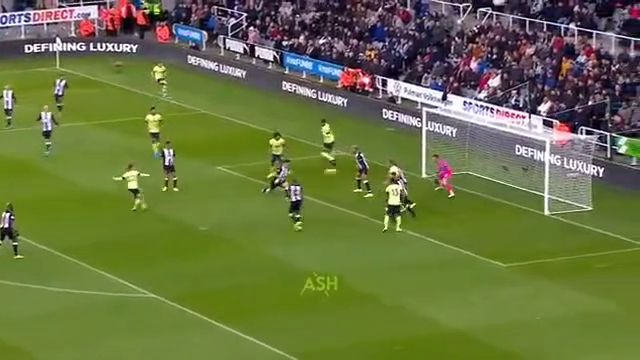
#> input picture frame 50 of sportss.mp4, 640 x 360 px
$ python sports.py
#> lines starting #> are read from the running program, lines starting #| are printed output that depends on the picture; after the words box and inside, x2 and y2 are one past the last pixel; in counts of white or black regions, pixels touching at a corner belong together
import cv2
import numpy as np

# Initialize video capture
video_path = "sportss.mp4"  # Replace with 0 for webcam or video file path
cap = cv2.VideoCapture(video_path)

# Define color range for player tracking (e.g., red jersey - adjust for your case)
lower_color = np.array([0, 120, 70])
upper_color = np.array([10, 255, 255])

# To store tracked positions
positions = []

while cap.isOpened():
    ret, frame = cap.read()
#> frame is the input picture: shape (360, 640, 3); mean B, G, R 66, 115.5, 105.1
    if not ret:
        break

    # Resize for faster processing
    frame = cv2.resize(frame, (640, 360))

    # Convert to HSV
    hsv = cv2.cvtColor(frame, cv2.COLOR_BGR2HSV)
#> hsv: shape (360, 640, 3); mean H, S, V 67.7, 133, 122.9

    # Mask for the selected color
    mask = cv2.inRange(hsv, lower_color, upper_color)
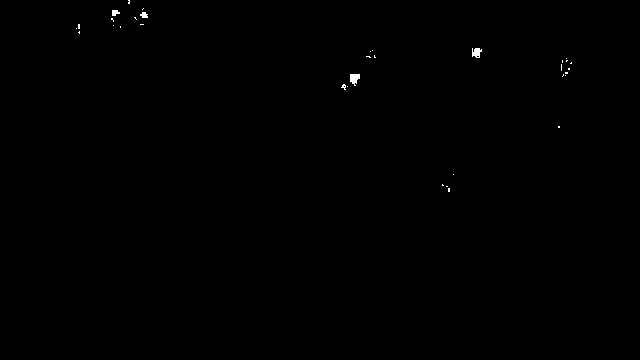
#> mask: shape (360, 640); 0.15% white; 34 white regions (30 under 20 px), largest, box (x1, y1, x2, y2) and area: (350, 74, 360, 86) 84, (472, 48, 482, 58) 72, (112, 10, 120, 16) 36, (140, 12, 148, 18) 35

    # Morphological operations to remove noise
    kernel = np.ones((5, 5), np.uint8)
    mask = cv2.erode(mask, kernel, iterations=1)
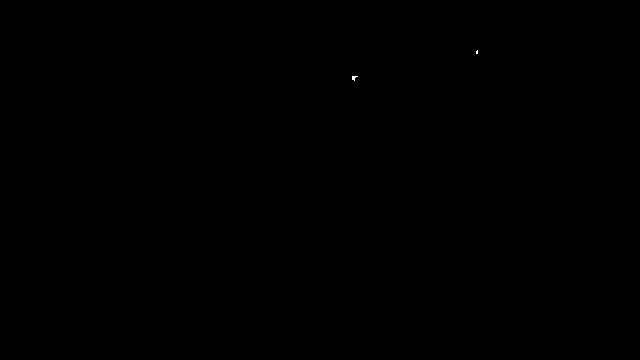
#> mask: shape (360, 640); 0.01% white in thin lines or dots, all inside (x1, y1, x2, y2) = (352, 50, 478, 81)
    mask = cv2.dilate(mask, kernel, iterations=2)
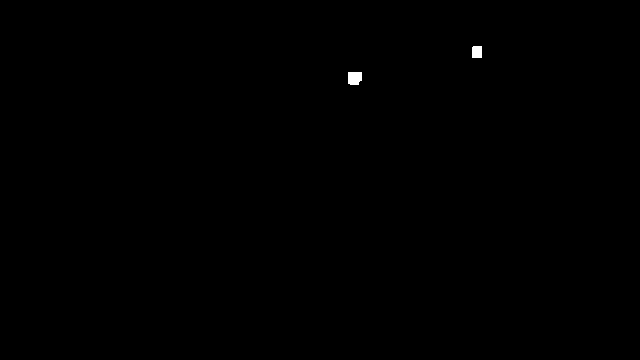
#> mask: shape (360, 640); 0.12% white; 2 white regions

    # Find contours
    contours, _ = cv2.findContours(mask, cv2.RETR_TREE, cv2.CHAIN_APPROX_SIMPLE)
#> contours = 2 contours; box (x1, y1, x2, y2) and area: (348, 72, 362, 85) 144, (472, 46, 482, 58) 98

    for cnt in contours:
        area = cv2.contourArea(cnt)
        if area > 500:  # Minimum area threshold to filter noise
            x, y, w, h = cv2.boundingRect(cnt)
            center = (int(x + w/2), int(y + h/2))
            positions.append(center)
            cv2.rectangle(frame, (x, y), (x + w, y + h), (0, 255, 0), 2)
            cv2.circle(frame, center, 5, (255, 0, 0), -1)
#> this loop made 2 passes
#> area on passes 1 to 2: 144.5, 98.5
#> after the loop, positions = []

    # Draw trajectory
    for i in range(1, len(positions)):
        cv2.line(frame, positions[i - 1], positions[i], (0, 0, 255), 2)
#> this loop made 0 passes

    # Show frame
    cv2.imshow("Player Tracking", frame)
    if cv2.waitKey(30) & 0xFF == ord('q'):
#> (key q is pressed here)
        break

cap.release()
cv2.destroyAllWindows()
